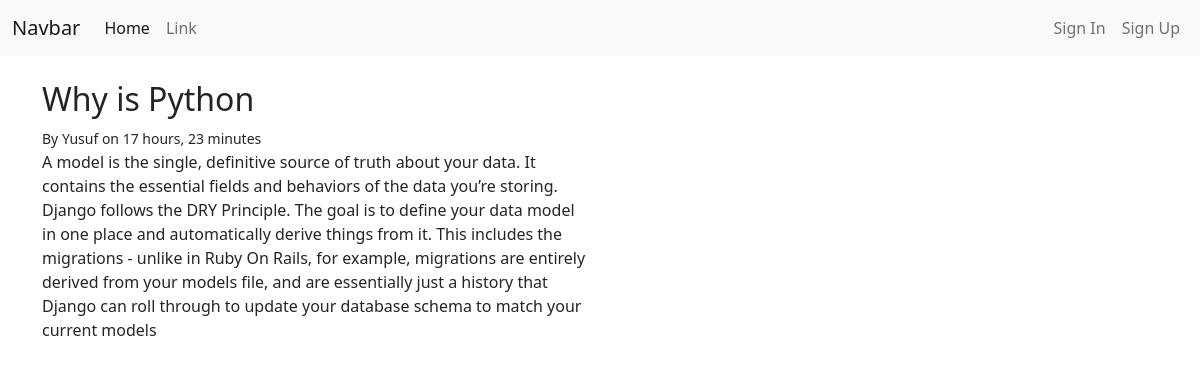
/detail/3, run on the app's committed database.
### core/models.py (models this page shows, shortened)
class Post(models.Model):
    title = models.CharField(max_length=25)
    content = models.TextField()
    is_complete = models.BooleanField(default=False)
    date = models.DateTimeField(auto_now_add = True)
    category =  models.ForeignKey(Category, on_delete=models.CASCADE)
    author = models.ForeignKey(User, on_delete=models.CASCADE)

### core/views.py (the view)
# urls.py: path('detail/<int:id>', post_detail_view, name = 'detail'),
def post_detail_view(request,id):
    post = get_object_or_404(Post, id=id)
    context = {
        'post':post
    }
    return render(request, 'core/post_detail.html',context)

### core/templates/core/post_detail.html (shortened to what this page needs)
{% extends 'core/base.html' %}
{% block content  %}
<div class="container">
    <div class="row">
        <div class="col-md-6">
            <div class="home">
                <div class="content">
                    <h2>{{post.title}}</h2>
                    <small>By {{post.author.username}} on {{post.date|timesince}}</small>
                    <p>{{post.content}}</p>
                </div>
            </div>
        </div>
    </div>
</div>
{% endblock content %}

### data on the page
Post: title "Why is Python", author.username "Yusuf", date "17 hours, 23 minutes", content "A model is the single, definitive source of truth about your data. It contains the essential fields and behaviors of the data you’re storing. Django follows the DRY Principle. The goal is to define your data model in one place and automatically derive things from it. This includes the migrations - unlike in Ruby On Rails, for example, migrations are entirely derived from your models file, and are essentially just a history that Django can roll through to update your database schema to match your current models"
